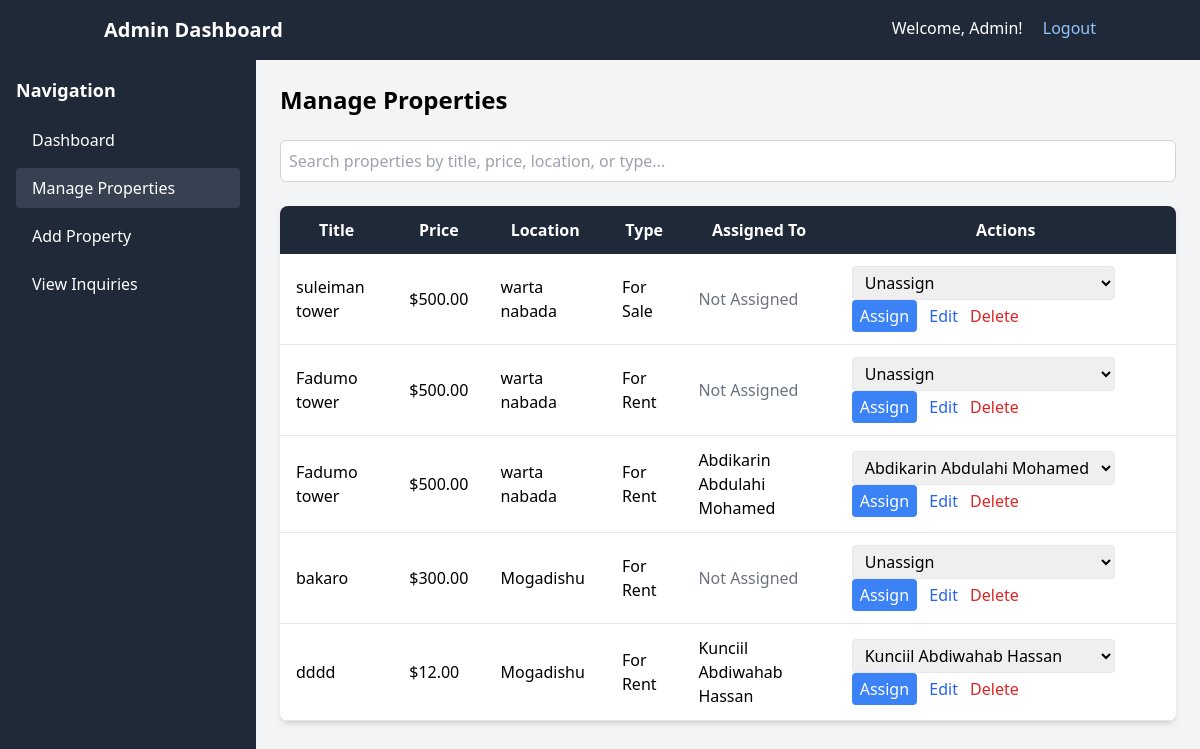
The app's page /Admin/Manage_Properties.php (signed in) with its own data.
### tables this page shows
CREATE TABLE `properties` (
  `id` int(11) NOT NULL,
  `title` varchar(255) NOT NULL,
  `price` decimal(10,2) NOT NULL,
  `location` varchar(255) NOT NULL,
  `description` text NOT NULL,
  `image` varchar(255) DEFAULT NULL,
  `created_at` timestamp NOT NULL DEFAULT current_timestamp(),
  `type` enum('rent','sale') NOT NULL,
  `assigned_to` int(11) DEFAULT NULL
);

CREATE TABLE `users` (
  `id` int(11) NOT NULL,
  `name` varchar(100) NOT NULL,
  `email` varchar(100) NOT NULL,
  `password` varchar(255) NOT NULL,
  `role` enum('admin','user') DEFAULT 'user',
  `created_at` timestamp NOT NULL DEFAULT current_timestamp(),
  `reset_token` varchar(255) DEFAULT NULL
);

### Admin/Manage_Properties.php (the view, shortened to what this page needs)
<?php
include '../includes/db_connect.php';
$stmt = $pdo->query("
    SELECT p.*, u.name AS assigned_user
    FROM properties p
    LEFT JOIN users u ON p.assigned_to = u.id
    ORDER BY p.id DESC
");
$properties = $stmt->fetchAll();
$userStmt = $pdo->query("SELECT id, name FROM users WHERE role = 'user'");
$users = $userStmt->fetchAll();
?>
<!DOCTYPE html>
<html lang="en">
<head>
    <script src="https://cdn.tailwindcss.com"></script>
</head>
<body class="bg-gray-100">
    <header class="bg-gray-800 text-white py-4">
        <div class="container mx-auto px-4 flex justify-between">
            <h1 class="text-xl font-bold">Admin Dashboard</h1>
            <div>
                Welcome, <?= htmlspecialchars($_SESSION['name']) ?>!
                <a href="../auth/logout.php" class="text-blue-300 hover:underline ml-4">Logout</a>
            </div>
        </div>
    </header>
    <div class="min-h-screen flex">
        <aside class="w-64 bg-gray-800 text-white p-4">
            <h2 class="text-lg font-bold mb-4">Navigation</h2>
            <nav>
                <a href="dashboard.php" class="block py-2 px-4 hover:bg-gray-700 rounded mb-2">Dashboard</a>
                <a href="manage_properties.php" class="block py-2 px-4 bg-gray-700 rounded mb-2">Manage Properties</a>
                <a href="add_property.php" class="block py-2 px-4 hover:bg-gray-700 rounded mb-2">Add Property</a>
                <a href="view_inquiries.php" class="block py-2 px-4 hover:bg-gray-700 rounded">View Inquiries</a>
            </nav>
        </aside>
        <main class="flex-1 p-6">
            <h1 class="text-2xl font-bold mb-6">Manage Properties</h1>
            <div class="mb-6">
                <input type="text" id="searchInput" placeholder="Search properties by title, price, location, or type..." class="w-full p-2 border border-gray-300 rounded-md focus:outline-none focus:ring-2 focus:ring-blue-500">
            </div>
            <div class="overflow-x-auto bg-white shadow-md rounded-lg">
                <table id="propertiesTable" class="w-full table-auto">
                    <thead class="bg-gray-800 text-white">
                        <tr>
                            <th class="py-3 px-4">Title</th>
                            <th class="py-3 px-4">Price</th>
                            <th class="py-3 px-4">Location</th>
                            <th class="py-3 px-4">Type</th>
                            <th class="py-3 px-4">Assigned To</th>
                            <th class="py-3 px-4">Actions</th>
                        </tr>
                    </thead>
                    <tbody>
                        <?php foreach ($properties as $property): ?>
                            <tr class="border-b hover:bg-gray-50">
                                <td class="py-3 px-4"><?= htmlspecialchars($property['title']) ?></td>
                                <td class="py-3 px-4">$<?= htmlspecialchars($property['price']) ?></td>
                                <td class="py-3 px-4"><?= htmlspecialchars($property['location']) ?></td>
                                <td class="py-3 px-4"><?= htmlspecialchars($property['type']) == 'rent' ? 'For Rent' : 'For Sale' ?></td>
                                <td class="py-3 px-4">
                                    <?= $property['assigned_user'] ? htmlspecialchars($property['assigned_user']) : '<span class="text-gray-500">Not Assigned</span>' ?>
                                </td>
                                <td class="py-3 px-4">
                                    <form method="POST" class="inline">
                                        <select name="user_id" class="border rounded py-1 px-2">
                                            <option value="">Unassign</option>
                                            <?php foreach ($users as $user): ?>
                                                <option value="<?= $user['id'] ?>" <?= $property['assigned_to'] == $user['id'] ? 'selected' : '' ?>>
                                                    <?= htmlspecialchars($user['name']) ?>
                                                </option>
                                            <?php endforeach; ?>
                                        </select>
                                        <button type="submit" class="bg-blue-500 text-white px-2 py-1 rounded hover:bg-blue-600">Assign</button>
                                    </form>
                                    <a href="edit_property.php?id=<?= $property['id'] ?>" class="text-blue-600 hover:underline ml-2">Edit</a>
                                    <a href="manage_properties.php?delete=<?= $property['id'] ?>"
                                        class="text-red-600 hover:underline ml-2"
                                        onclick="return confirm('Are you sure you want to delete this property?')">Delete</a>
                                </td>
                            </tr>
                        <?php endforeach; ?>
                    </tbody>
                </table>
            </div>
        </main>
    </div>
</body>
</html>

### records on screen
properties: title "suleiman tower", price "500.00", location "warta nabada", type "For Sale", shows "Not Assigned"
properties: title "Fadumo tower", price "500.00", location "warta nabada", type "For Rent", shows "Not Assigned"
properties: title "Fadumo tower", price "500.00", location "warta nabada", type "For Rent", users.name "Abdikarin Abdulahi Mohamed", user_id "Abdikarin Abdulahi Mohamed"
properties: title "bakaro", price "300.00", location "Mogadishu", type "For Rent", shows "Not Assigned"
properties: title "dddd", price "12.00", location "Mogadishu", type "For Rent", users.name "Kunciil Abdiwahab Hassan", user_id "Kunciil Abdiwahab Hassan"

### other values on screen
$_SESSION['name'] "Admin"
